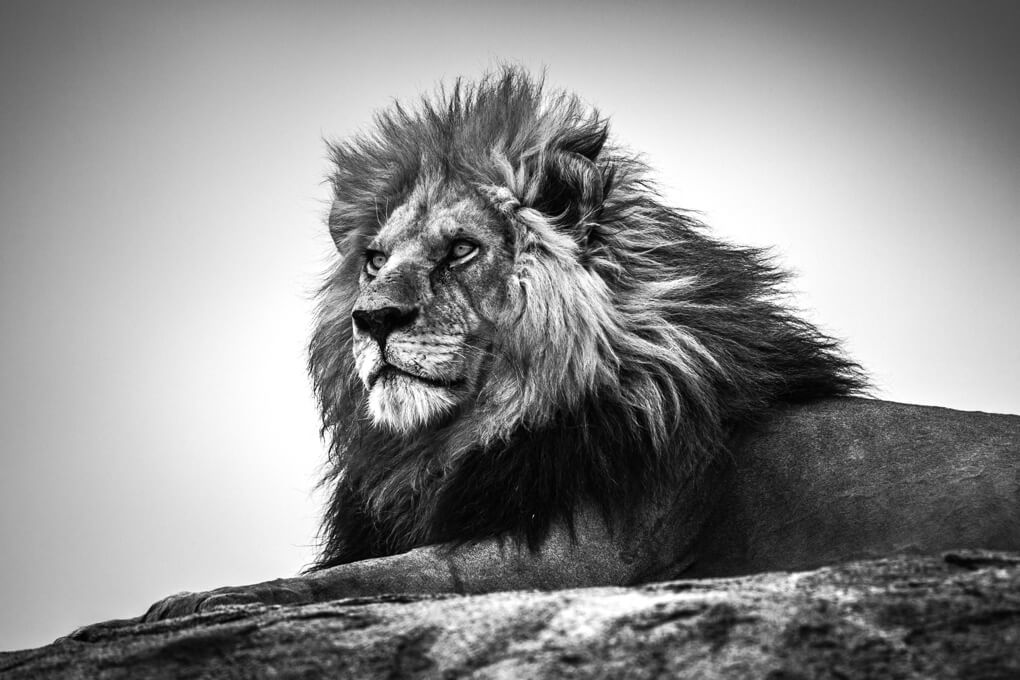
%> input picture Lab02/blinq-art-black-white-default.TIF, 1020 x 680 px, given in place of Lab_02_image1.tif, which was not available
$ octave main.m   (GNU Octave 9; MATLAB toolbox functions it lacks are replaced by stand-ins)
%> lines starting %> are read from the running program, lines starting %| are printed output that depends on the picture; pictures that were not available may be replaced by others from this repository, and a replacement may not be noted
### Lab02/myimresize.m
function [out_mat] = myimresize(input_matrix, rowcol, method)
%myimresize Summary of this function goes here
%   This function takes in 3 arguements, a matrix, its size, and resizing
%   method, to resize the given image into a new one.
%
%   Syntax:
%       out = myimresize(in_matrix, row_and_col, method);
%       out = myimresize(in_matrix, [row col], method);
%
%   Input:
%       in_matrix = any n x n matrix that represents a greyscale image
%       where the elements are values from 0-255.
%
%       row_and_col = is a 1x2 matrix where the first element is the
%       desired row size and the second element is the desired column size
%       for the output.
%
%       [row col] = another 1x2 matrix representation where the first
%       element is the desired row size and the second element is the
%       desired column size for resizing    .
%
%       method = is a string that is either 'nearest' or 'bilinear' to
%       determine which computational method we will use for the resizing.
%
%   History:
%   3/1 Started/completed nearest neighbor interpolation
%   3/8 Began adding logic to calculate bilinear coordinates - kept getting
%   errors from miscalculated coordinates

%   3/15 Corrected coordinate miscalculation so bilinear is now a
%   functioning interpolatino method.

%   3/15 Updated Nearest Neighbor method to a more accurate implementation.
%   Old imlementation is commented out to see above the currently
%   implemented one.
row = rowcol(1);
col = rowcol(2);
[Minput, Ninput] = size(input_matrix);
neighbor = 'nearest';
interpolation = 'bilinear';

if(strcmp(method, neighbor) == 1)
% [8 lines of commented-out code are left out]
    for m=1:row
        for n=1:col
            m_inter = (((m-0.5)/row)*Minput)+0.5;
            n_inter = (((n-0.5)/col)*Ninput)+0.5;
            m1 = round(m_inter);
            n1 = round(n_inter);
            out_mat(m,n) = input_matrix(m1,n1);
        end
    end

elseif (strcmp(method,interpolation))
    x = ones(4,2); %x=[1:4;5:8;9:12;13:16];
    y = zeros(4,1); %y=[1;2;3;4]
    out_mat = zeros(row,col, 'uint8');
%     new_val = mybilinear(x, y , p);
%     out_mat = ones(row, col);
    for m=1:row
        for n=1:col
            m_inter = (((m-0.5)/row)*Minput)+0.5;
            n_inter = (((n-0.5)/col)*Ninput)+0.5;

            if m_inter >= 1 && m_inter<= Minput %cases to x dimension
                if m_inter ~= floor(m_inter)
                    x(1,1) = floor(m_inter);
                end
            elseif m_inter>Minput
                x(1,1) = Minput-1;

            elseif m_inter<1
                x(1,1) = 1;

            end

            x(2,1) = x(1,1);
            x(3,1) = x(1,1)+1;
            x(4,1) = x(3,1);

            if n_inter>= 1 && n_inter<= Ninput %Cases for y dimension
                if n_inter ~= floor(n_inter)
                    x(1,2) = floor(n_inter);
                end
            elseif n_inter<1
                x(1,2) = 1;
            elseif n_inter>Ninput
                x(1,2) = Ninput-1;
            end
            x(2,2) = x(1,2) +1;
            x(3,2) = x(1,2);
            x(4,2) = x(2,2);
            p = [m_inter, n_inter];

            y(3,1) = input_matrix(x(1,1),x(1,2));
            y(2,1) = input_matrix(x(2,1),x(2,2));
            y(1,1) = input_matrix(x(3,1),x(3,2));
            y(4,1) = input_matrix(x(4,1),x(4,2));

            p5 = mybilinear(x,y,p);
            out_mat(m,n) = round(p5);

        end
    end
else
    fprintf('Method given for image resize is not a possible option');
    out_mat = (-1);

end

end

### Lab02/main.m
clear all
clc
close all

A = imread("Lab_02_image1.tif");
%> A is the input picture: size 680x1020x3 uint8; min 0, max 255, mean 140.7
B = myimresize(A, [45 70], 'nearest');
%> after the loop in myimresize, `for m=1:row`:
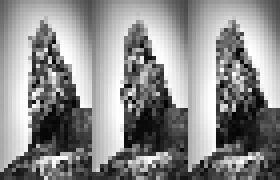
%> out_mat: size 45x70 uint8 (shown 4 times larger); min 2, max 255, mean 140.4
B1 = myimresize(B, [300 300], 'nearest');
%> call 2 of myimresize, with rowcol = [300 300], method = 'nearest'
%> after the loop in myimresize (call 2), `for m=1:row`:
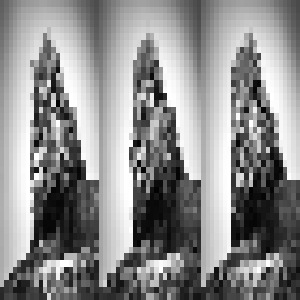
%> out_mat: size 300x300 uint8; min 2, max 255, mean 140.3
C = myimresize(A, [45 70], 'bilinear');
%> call 3 of myimresize, with rowcol = [45 70], method = 'bilinear'
%> after the loop in myimresize (call 3), `for m=1:row`:
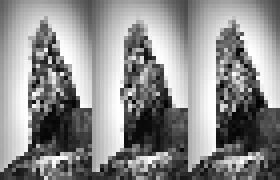
%> out_mat: size 45x70 uint8 (shown 4 times larger); min 2, max 255, mean 140.5
%> after the loop in myimresize (call 3), `for m=1:row`: x = [672 3038; 672 3039; 673 3038; 673 3039]; y = [41; 38; 39; 39]
C1 = myimresize(B, [300 300], 'bilinear');
%> (the run ends here)
